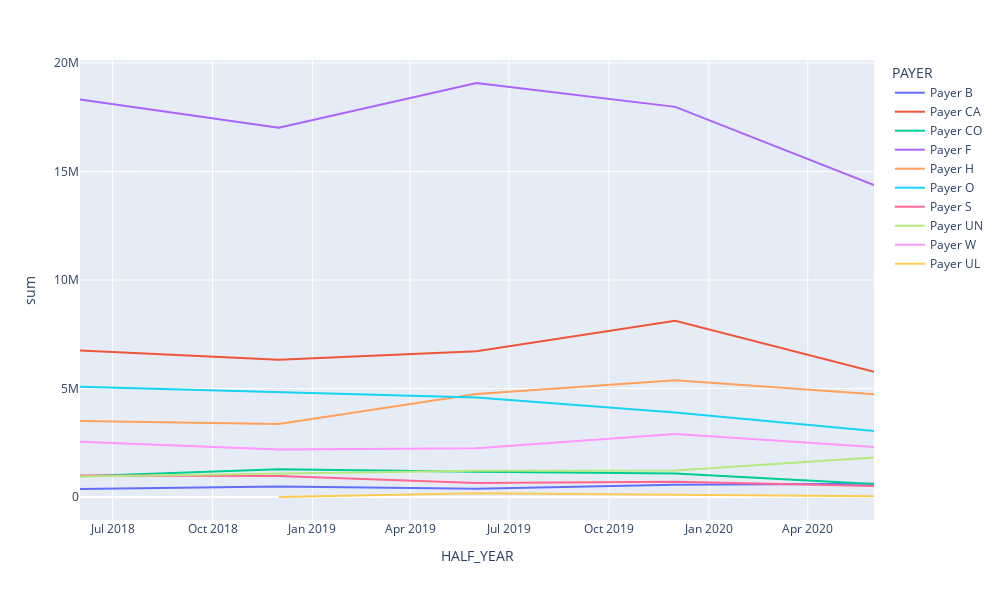

Here is the notebook cell this chart was saved with:
### Code cell
fig = px.line(df_paid, x='HALF_YEAR', y='sum', color='PAYER',
                 width=1000, height=600)
fig.show()

### Figure 1 — Plotly figure (JSON) as saved in the notebook; plotly's stock layout.template omitted (floating-point values rounded to 4 significant figures)
{"data": [{"hovertemplate": "PAYER=Payer B<br>HALF_YEAR=%{x}<br>sum=%{y}<extra></extra>", "legendgroup": "Payer B", "line": {"color": "#636efa", "dash": "solid"}, "marker": {"symbol": "circle"}, "mode": "lines", "name": "Payer B", "orientation": "v", "showlegend": true, "type": "scatter", "x": ["2018-06-01T00:00:00", "2018-12-01T00:00:00", "2019-06-01T00:00:00", "2019-12-01T00:00:00", "2020-06-01T00:00:00"], "xaxis": "x", "y": [366501, 479024, 382679, 564615, 616255], "yaxis": "y"}, {"hovertemplate": "PAYER=Payer CA<br>HALF_YEAR=%{x}<br>sum=%{y}<extra></extra>", "legendgroup": "Payer CA", "line": {"color": "#EF553B", "dash": "solid"}, "marker": {"symbol": "circle"}, "mode": "lines", "name": "Payer CA", "orientation": "v", "showlegend": true, "type": "scatter", "x": ["2018-06-01T00:00:00", "2018-12-01T00:00:00", "2019-06-01T00:00:00", "2019-12-01T00:00:00", "2020-06-01T00:00:00"], "xaxis": "x", "y": [6748148, 6328717, 6717968, 8125953, 5769722], "yaxis": "y"}, {"hovertemplate": "PAYER=Payer CO<br>HALF_YEAR=%{x}<br>sum=%{y}<extra></extra>", "legendgroup": "Payer CO", "line": {"color": "#00cc96", "dash": "solid"}, "marker": {"symbol": "circle"}, "mode": "lines", "name": "Payer CO", "orientation": "v", "showlegend": true, "type": "scatter", "x": ["2018-06-01T00:00:00", "2018-12-01T00:00:00", "2019-06-01T00:00:00", "2019-12-01T00:00:00", "2020-06-01T00:00:00"], "xaxis": "x", "y": [954370, 1275641, 1158028, 1084869, 595858], "yaxis": "y"}, {"hovertemplate": "PAYER=Payer F<br>HALF_YEAR=%{x}<br>sum=%{y}<extra></extra>", "legendgroup": "Payer F", "line": {"color": "#ab63fa", "dash": "solid"}, "marker": {"symbol": "circle"}, "mode": "lines", "name": "Payer F", "orientation": "v", "showlegend": true, "type": "scatter", "x": ["2018-06-01T00:00:00", "2018-12-01T00:00:00", "2019-06-01T00:00:00", "2019-12-01T00:00:00", "2020-06-01T00:00:00"], "xaxis": "x", "y": [18321146, 17019010, 19078583, 17977994, 14370776], "yaxis": "y"}, {"hovertemplate": "PAYER=Payer H<br>HALF_YEAR=%{x}<br>sum=%{y}<extra></extra>", "legendgroup": "Payer H", "line": {"color": "#FFA15A", "dash": "solid"}, "marker": {"symbol": "circle"}, "mode": "lines", "name": "Payer H", "orientation": "v", "showlegend": true, "type": "scatter", "x": ["2018-06-01T00:00:00", "2018-12-01T00:00:00", "2019-06-01T00:00:00", "2019-12-01T00:00:00", "2020-06-01T00:00:00"], "xaxis": "x", "y": [3506550, 3361654, 4749465, 5374926, 4732414], "yaxis": "y"}, {"hovertemplate": "PAYER=Payer O<br>HALF_YEAR=%{x}<br>sum=%{y}<extra></extra>", "legendgroup": "Payer O", "line": {"color": "#19d3f3", "dash": "solid"}, "marker": {"symbol": "circle"}, "mode": "lines", "name": "Payer O", "orientation": "v", "showlegend": true, "type": "scatter", "x": ["2018-06-01T00:00:00", "2018-12-01T00:00:00", "2019-06-01T00:00:00", "2019-12-01T00:00:00", "2020-06-01T00:00:00"], "xaxis": "x", "y": [5080573, 4818236, 4581491, 3898049, 3040953], "yaxis": "y"}, {"hovertemplate": "PAYER=Payer S<br>HALF_YEAR=%{x}<br>sum=%{y}<extra></extra>", "legendgroup": "Payer S", "line": {"color": "#FF6692", "dash": "solid"}, "marker": {"symbol": "circle"}, "mode": "lines", "name": "Payer S", "orientation": "v", "showlegend": true, "type": "scatter", "x": ["2018-06-01T00:00:00", "2018-12-01T00:00:00", "2019-06-01T00:00:00", "2019-12-01T00:00:00", "2020-06-01T00:00:00"], "xaxis": "x", "y": [985816, 971138, 650796, 699367, 503631], "yaxis": "y"}, {"hovertemplate": "PAYER=Payer UN<br>HALF_YEAR=%{x}<br>sum=%{y}<extra></extra>", "legendgroup": "Payer UN", "line": {"color": "#B6E880", "dash": "solid"}, "marker": {"symbol": "circle"}, "mode": "lines", "name": "Payer UN", "orientation": "v", "showlegend": true, "type": "scatter", "x": ["2018-06-01T00:00:00", "2018-12-01T00:00:00", "2019-06-01T00:00:00", "2019-12-01T00:00:00", "2020-06-01T00:00:00"], "xaxis": "x", "y": [939265, 1074938, 1214221, 1226871, 1816911], "yaxis": "y"}, {"hovertemplate": "PAYER=Payer W<br>HALF_YEAR=%{x}<br>sum=%{y}<extra></extra>", "legendgroup": "Payer W", "line": {"color": "#FF97FF", "dash": "solid"}, "marker": {"symbol": "circle"}, "mode": "lines", "name": "Payer W", "orientation": "v", "showlegend": true, "type": "scatter", "x": ["2018-06-01T00:00:00", "2018-12-01T00:00:00", "2019-06-01T00:00:00", "2019-12-01T00:00:00", "2020-06-01T00:00:00"], "xaxis": "x", "y": [2543953, 2189622, 2241130, 2904748, 2301611], "yaxis": "y"}, {"hovertemplate": "PAYER=Payer UL<br>HALF_YEAR=%{x}<br>sum=%{y}<extra></extra>", "legendgroup": "Payer UL", "line": {"color": "#FECB52", "dash": "solid"}, "marker": {"symbol": "circle"}, "mode": "lines", "name": "Payer UL", "orientation": "v", "showlegend": true, "type": "scatter", "x": ["2018-12-01T00:00:00", "2019-06-01T00:00:00", "2019-12-01T00:00:00", "2020-06-01T00:00:00"], "xaxis": "x", "y": [177, 168678, 106495, 34677], "yaxis": "y"}], "layout": {"height": 600, "legend": {"title": {"text": "PAYER"}, "tracegroupgap": 0}, "margin": {"t": 60}, "width": 1000, "xaxis": {"anchor": "y", "autorange": true, "domain": [0, 1], "range": ["2018-06-01", "2020-06-01"], "title": {"text": "HALF_YEAR"}, "type": "date"}, "yaxis": {"anchor": "x", "autorange": true, "domain": [0, 1], "range": [-1060000.0, 20140000.0], "title": {"text": "sum"}, "type": "linear"}}}
